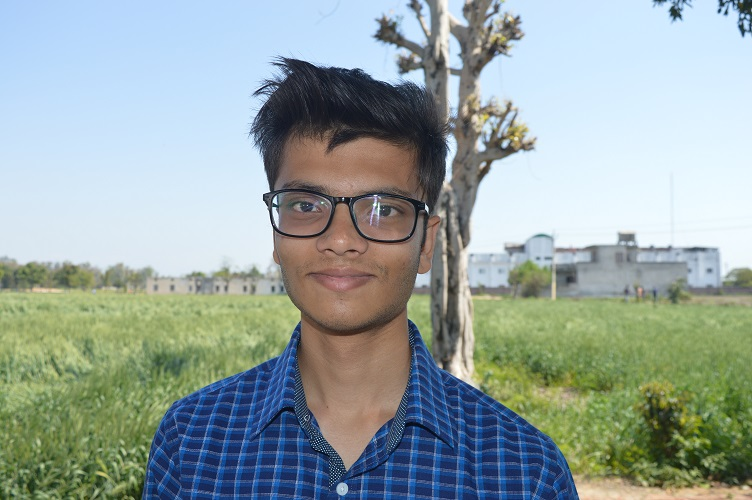
#> input picture img1.JPG, 752 x 500 px, found by its file name
$ python intro.py
#> lines starting #> are read from the running program, lines starting #| are printed output that depends on the picture
import cv2
import numpy as np
import matplotlib.pyplot as plt

img =cv2.imread('F:\mcam pics\img1.JPG',cv2.IMREAD_GRAYSCALE) # ('FILE_NAME,0)
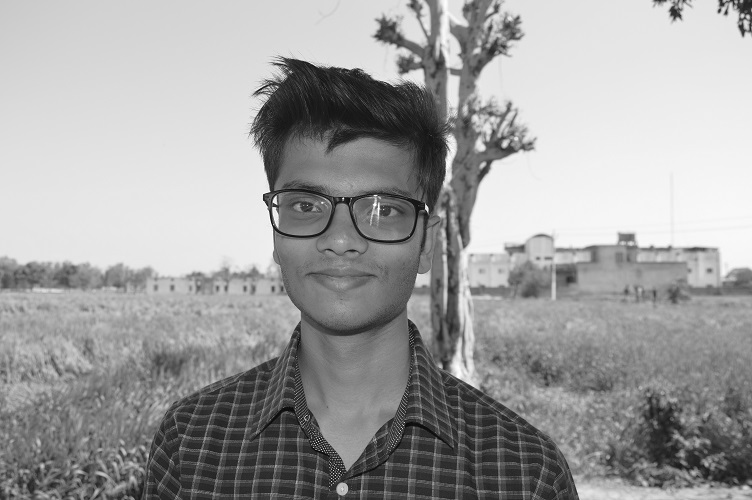
#> img: shape (500, 752); min 0, max 255, mean 159.4
img2=cv2.imread('F:\mcam pics\img1.JPG',1)
#> img2 is the input picture: shape (500, 752, 3); mean B, G, R 161.4, 164, 149.7
# IMREAD_COLOR =1
# IMREAD_UNCHANGED = -1

#DRAWING ON IMAGE
cv2.line(img2,(0,0),(120,120),(0,255,255),3)
cv2.rectangle(img2,(20,20),(100,100),(0,255,0),5)
cv2.circle(img2,(150,150),(100),(0,255,255),-1) # for filling in the circle
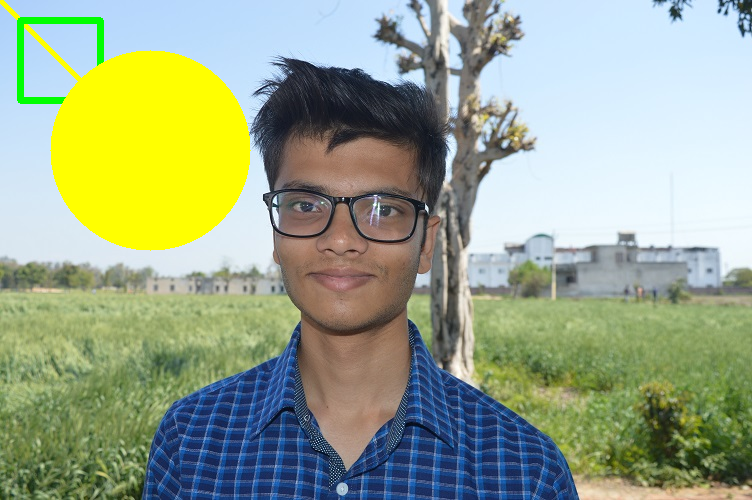
#> img2: shape (500, 752, 3); mean B, G, R 139, 166.3, 153

cv2.imshow('image',img)
cv2.imshow('image2',img2)
cv2.waitKey(0)
cv2.destroyAllWindows()

# plt.imshow(img,cmap='gray',interpolation='bicubic')
# plt.plot([30,100],[50,50],'c',linewidth=2)
# plt.show()

# cv2.imwrite('file_name',img) to save an image
